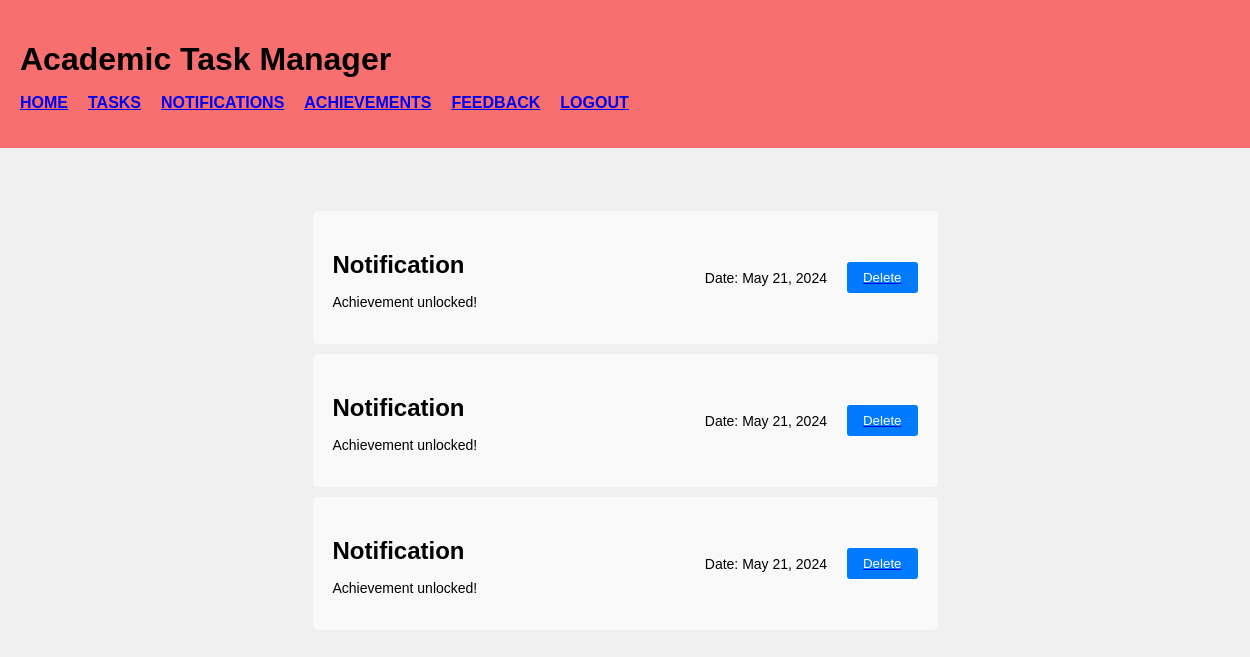
The app's page /notifications (signed in), older data.
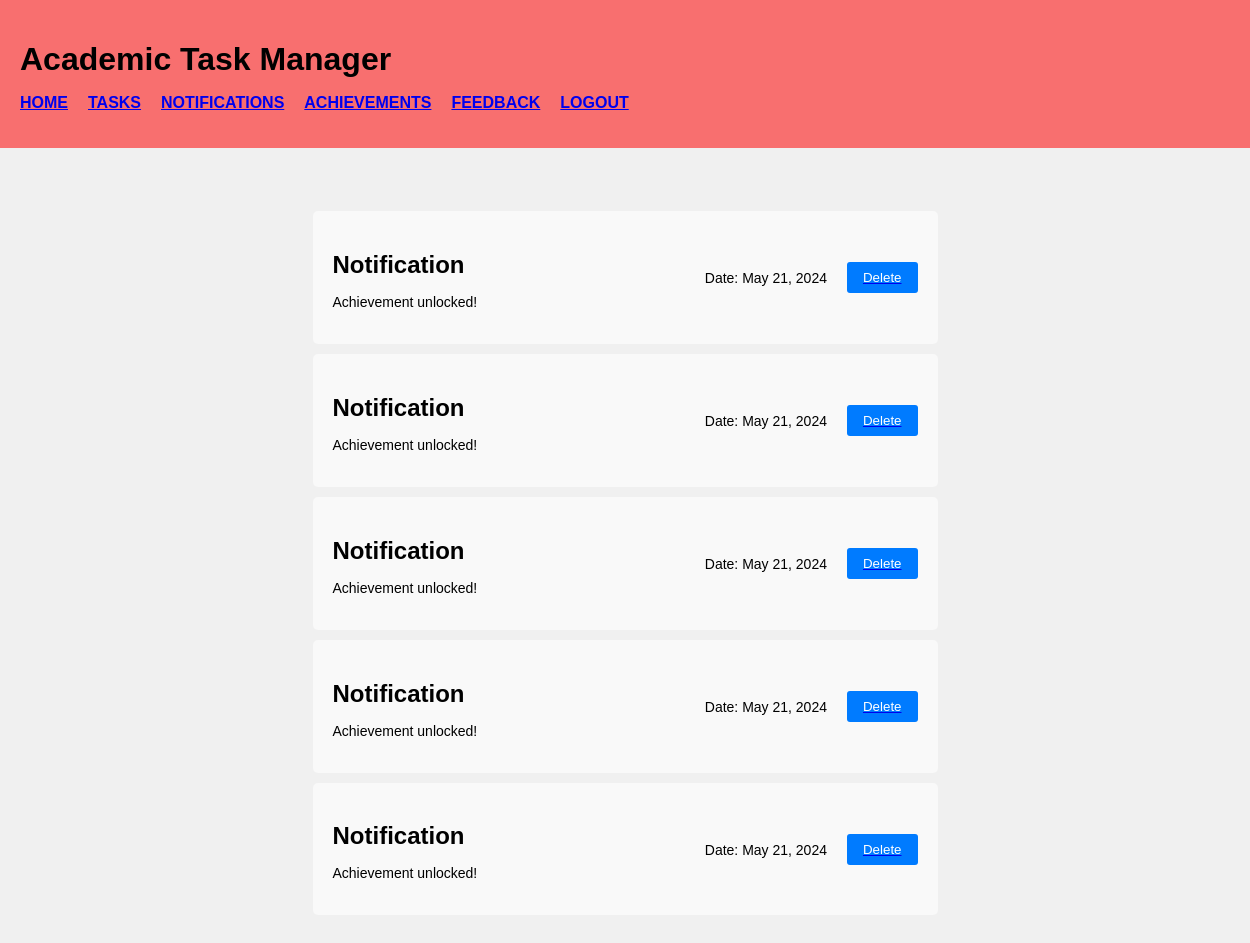
The same page, newer data.
### app.py (models this page shows)
class Notifications(db.Model):
    id = db.Column(db.Integer, primary_key=True)
    content = db.Column(db.String(200), nullable=False)
    date_created = db.Column(db.DateTime, default=datetime.utcnow)
    user_id = db.Column(db.Integer, nullable=False)

### app.py (the view)
@app.route('/notifications')
@login_required
def notifications():
    notifications = Notifications.query.filter_by(user_id=current_user.id).all()
    return render_template('Notifications.html', notifications=notifications)

### app.py (called while the page is built)
@login_manager.user_loader
def load_user(user_id):
    return User.query.get(int(user_id))

### templates/Notifications.html (shortened to what this page needs)
{% extends 'base.html' %}
{% block body %}
<section class="add-task-section">
    <div class="Tasks-main-content">
        {% if notifications|length < 1 %}
        <h4>There are no notifications.</h4>
        {% else %}
        <div class="task-list">
            {% for notification in notifications %}
            <div class="task">
                <div class="task-info">
                    <h2>Notification</h2>
                    <p>{{ notification.content }}</p>
                </div>
                <div class="task-actions">
                    <p>Date: {{ notification.date_created.strftime('%B %d, %Y') }}</p>
                    <a href="/deleteNotification/{{notification.id}}"><button class="mark-done">Delete</button></a>
                </div>
            </div>
            {% endfor %}
        </div>
        {% endif %}
    </div>
</section>
{% endblock %}

### templates/base.html (shortened to what this page needs)
<!DOCTYPE html>
<html lang="en">
<head>
    <link rel="stylesheet" href="{{ url_for('static', filename='css/main.css') }}">
</head>
<body>
    <div class="Update-container">
        <div class="horizontal-navigator">
            <h1>Academic Task Manager</h1>
            <nav>
                <ul>
                    {% if current_user.is_authenticated %}
                    <li><a href="/">Home</a></li>
                    <li><a href="/tasks">Tasks</a></li>
                    <li><a href="/notifications">Notifications</a></li>
                    <li><a href="/achievements">Achievements</a></li>
                    <li><a href="/feedback">Feedback</a></li>
                    <li><a href="/logout">Logout</a></li>
                    {% else %}
                    <li><a href="/">Home</a></li>
                    <li><a href="/login">Login</a></li>
                    <li><a href="/register">Register</a></li>
                    {% endif %}
                </ul>
            </nav>
        </div>
    {% block body %}{% endblock %}
</body>
</html>

### static/css/main.css (style rules this page uses)
body { font-family: sans-serif; }
body { font-family: Arial, sans-serif; margin: 0; padding: 0; height: 100vh; background-color: #f0f0f0; display: flex; justify-content: center; align-items: center; }
button { display: block; width: 100%; padding: 10px; background-color: #007bff; color: #fff; border: none; border-radius: 3px; cursor: pointer; transition: background-color 0.3s ease; }
p { margin-top: 15px; font-size: 14px; }
body { font-family: Arial, sans-serif; margin: 0; padding: 0; }
.task-list { list-style: none; padding: 0; }
.horizontal-navigator { background-color: #f86f6f; padding: 20px; width: 100%; margin-left: 0; margin-right: 0; }
.horizontal-navigator h1 { font-size: 32px; margin-bottom: 10px; }
.horizontal-navigator nav ul { list-style: none; padding: 0; display: flex; }
.horizontal-navigator nav ul li { display: inline-block; margin-right: 20px; color: gray; font-size: 100%; font-weight: 800; text-transform: uppercase; text-decoration: none; }
.horizontal-navigator nav ul li:last-child { margin-right: 0; }
.add-task-section { padding: 5%; margin-left: 20%; margin-right: 20%; }
button { padding: 10px 20px; background-color: white; color: black; border: none; border-radius: 3px; cursor: pointer; transition: background-color 0.3s ease; }
.task-list { width: 100%; }
.task { display: flex; justify-content: space-between; align-items: center; padding: 20px; background-color: #f9f9f9; border-radius: 5px; margin-bottom: 10px; }
.task .task-info { flex: 1; }
.task h2 { font-size: 24px; margin-bottom: 5px; }
.task-actions { display: flex; align-items: center; }
.task-actions p { margin-right: 20px; }
.mark-done { padding: 8px 16px; background-color: #007bff; color: #fff; border: none; border-radius: 3px; cursor: pointer; transition: background-color 0.3s ease; }
.Update-container { display: block; flex-direction: column; height: 100vh; width: 100%; }
.task-actions { display: flex; justify-content: space-between; align-items: center; }
.task-actions button { padding: 8px 16px; border: none; border-radius: 3px; cursor: pointer; transition: background-color 0.3s ease; }
.task-list { margin-bottom: 20px; }

Row changes from the older to the newer data that the page shows:
added Notifications: content "Achievement unlocked!", date_created "May 21, 2024"
added Notifications: content "Achievement unlocked!", date_created "May 21, 2024"
